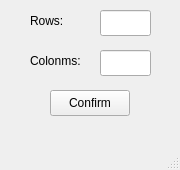
<?xml version="1.0" encoding="UTF-8"?>
<ui version="4.0">
 <class>SettingWindow</class>
 <widget class="QMainWindow" name="SettingWindow">
  <property name="geometry">
   <rect>
    <x>0</x>
    <y>0</y>
    <width>180</width>
    <height>170</height>
   </rect>
  </property>
  <property name="sizePolicy">
   <sizepolicy hsizetype="Fixed" vsizetype="Fixed">
    <horstretch>0</horstretch>
    <verstretch>0</verstretch>
   </sizepolicy>
  </property>
  <property name="minimumSize">
   <size>
    <width>180</width>
    <height>170</height>
   </size>
  </property>
  <property name="maximumSize">
   <size>
    <width>180</width>
    <height>170</height>
   </size>
  </property>
  <property name="windowTitle">
   <string>Set Table Size</string>
  </property>
  <widget class="QWidget" name="centralwidget">
   <widget class="QPushButton" name="pushButton_confirm">
    <property name="geometry">
     <rect>
      <x>50</x>
      <y>90</y>
      <width>80</width>
      <height>26</height>
     </rect>
    </property>
    <property name="focusPolicy">
     <enum>Qt::TabFocus</enum>
    </property>
    <property name="text">
     <string>Confirm</string>
    </property>
   </widget>
   <widget class="QLineEdit" name="lineEdit_r">
    <property name="geometry">
     <rect>
      <x>100</x>
      <y>10</y>
      <width>51</width>
      <height>26</height>
     </rect>
    </property>
    <property name="focusPolicy">
     <enum>Qt::StrongFocus</enum>
    </property>
    <property name="inputMask">
     <string notr="true">00</string>
    </property>
    <property name="text">
     <string notr="true"/>
    </property>
   </widget>
   <widget class="QLineEdit" name="lineEdit_c">
    <property name="geometry">
     <rect>
      <x>100</x>
      <y>50</y>
      <width>51</width>
      <height>26</height>
     </rect>
    </property>
    <property name="focusPolicy">
     <enum>Qt::StrongFocus</enum>
    </property>
    <property name="inputMask">
     <string>00</string>
    </property>
   </widget>
   <widget class="QLabel" name="label">
    <property name="geometry">
     <rect>
      <x>30</x>
      <y>10</y>
      <width>58</width>
      <height>21</height>
     </rect>
    </property>
    <property name="text">
     <string>Rows:</string>
    </property>
   </widget>
   <widget class="QLabel" name="label_2">
    <property name="geometry">
     <rect>
      <x>30</x>
      <y>50</y>
      <width>58</width>
      <height>21</height>
     </rect>
    </property>
    <property name="text">
     <string>Colonms:</string>
    </property>
   </widget>
  </widget>
  <widget class="QMenuBar" name="menubar">
   <property name="geometry">
    <rect>
     <x>0</x>
     <y>0</y>
     <width>180</width>
     <height>23</height>
    </rect>
   </property>
  </widget>
  <widget class="QStatusBar" name="statusbar"/>
 </widget>
 <resources/>
 <connections/>
</ui>
